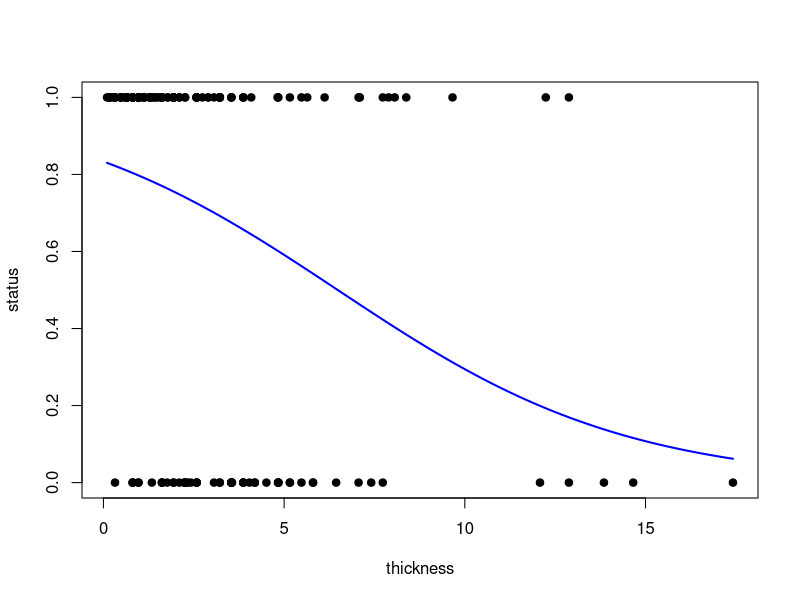

Recreate this plot in R.
## ---- chunk 1
library(knitr)
opts_chunk$set(echo = F, warning = FALSE, message = FALSE, comment = NA, fig.height = 3, fig.width = 3, dpi = 100, fig.align = "center", fig.show = "hold")
library(tidyverse)
library(cowplot)
theme_set(theme_classic())
library(MASS)
options(ggplot2.continuous.colour="viridis")
scale_colour_discrete <- function(...)   scale_colour_viridis_d()
## ---- chunk 2
# create data set of oystercatcher counts (column 1) and site labels
waders <- data.frame(Oystercatcher = MASS::waders[,1],
                     site = letters[1:15])
# poisson regression
summary(glm(Oystercatcher + 1 ~ site, waders, family = poisson))
## ---- chunk 3
Melanoma <- MASS::Melanoma
Melanoma <- subset(Melanoma, Melanoma$status != 3) # remove observations of other causes of death
Melanoma$status <- Melanoma$status - 1 # create binary variables: 0 = died, 1 = alive

# binary regression
model <- glm(status ~ thickness, Melanoma, family = binomial)
summary(model)
plot(status ~ thickness, Melanoma, pch = 19) # plot
# plot binomial regression in blue
newdat <- data.frame(thickness=seq(min(Melanoma$thickness), max(Melanoma$thickness),len=100))
newdat$status <- predict(model, newdata=newdat, type="response")
lines(status ~ thickness, newdat, col="blue", lwd=2)
